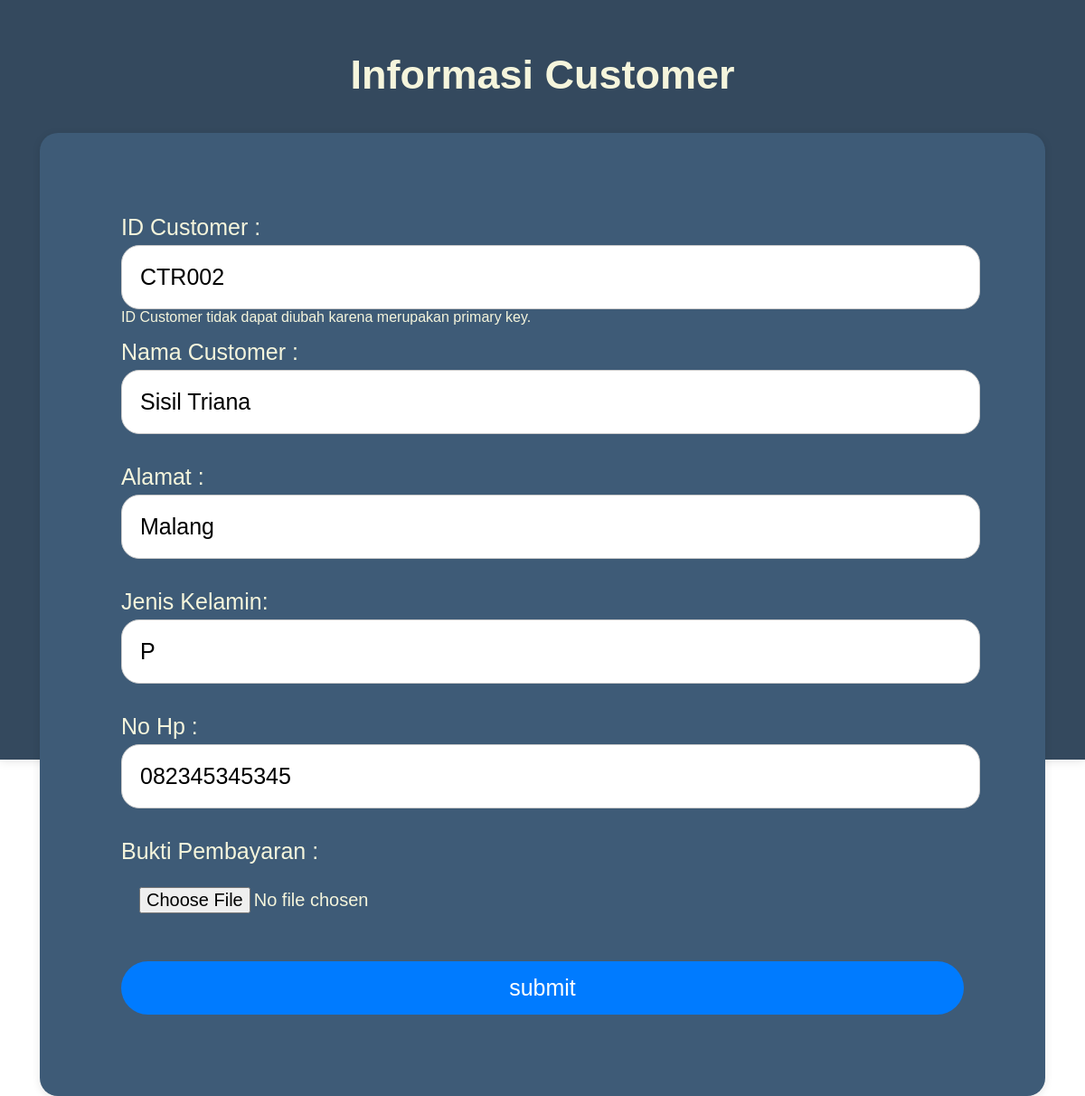
/update.php?idcustomer=CTR002 (signed in), run on the app's committed database.
### tables this page shows
CREATE TABLE `customer` (
  `ID_customer` char(6) NOT NULL,
  `Nama_customer` varchar(100) NOT NULL,
  `Alamat` varchar(50) NOT NULL,
  `Jenis_kelamin` char(1) NOT NULL,
  `No_hp` varchar(16) NOT NULL,
  `Bukti` varchar(255) DEFAULT NULL
);

### function.php (called while the page is built, shortened)
<?php
$hostname = "localhost";
$username = "root";
$password = "";
$database_name = "cafe";
$conn = mysqli_connect($hostname, $username, $password, $database_name);
function query ($query){
    global $conn;
    $result_cust = mysqli_query($conn, $query);
    $rows = [];
    while( $row =  mysqli_fetch_assoc($result_cust)){
        $rows[] = $row;
    }
    return $rows;
}
?>

### update.php (the view, shortened to what this page needs)
<?php
require "function.php";
$id_cust = $_GET["idcustomer"];
$data_cust = query ("SELECT * FROM customer WHERE ID_customer = '$id_cust'")[0];
?>
<!DOCTYPE html>
<html>
    <head>
        <link rel="stylesheet" href="styleupdate.css">
    </head>
    <body>
    <section class="update">
        <h1>Informasi Customer</h1>
        <form action="" method = "post" enctype="multipart/form-data">
        <div>
            <label for="id_cust"> ID Customer :  </label>
            <input type="text" name="id_cust" id="id_cust" value="<?php echo $data_cust["ID_customer"]; ?>" readonly>
            <br>
            <small style="color: beige; font-size:medium">ID Customer tidak dapat diubah karena merupakan primary key.</small>
        </div>
        <div>
            <label for="nama_cust"> Nama Customer :  </label>
            <input type="text" name="nama_cust" id="nama_cust" required value= "<?php echo $data_cust["Nama_customer"]; ?>" >
        </div>
        <br>
        <div>
            <label for="alamat"> Alamat :  </label>
            <input type="text" name="alamat" id="alamat" value="<?php echo $data_cust["Alamat"]; ?>">
        </div>
        <br>
        <div>
            <label for="gender"> Jenis Kelamin:  </label>
            <input type="text" name="gender" id="gender" value="<?php echo $data_cust["Jenis_kelamin"]; ?>">
        </div>
        <br>
        <div>
            <label for="no_hp"> No Hp :  </label>
            <input type="text" name="no_hp" id="no_hp" value="<?php echo $data_cust["No_hp"]; ?>" >
        </div>
        <br>
        <div>
            <label for="gambar"> Bukti Pembayaran :  </label>
            <input type="file" name="gambar" id="gambar">
        </div>
        <br>
        <button type="submit" name="submit">submit</button>
        </form>
    </section>
    </body>
</html>

### styleupdate.css (style rules this page uses)
h1 { text-align: center; font-size: 45px; }
body { height: 100vh; margin: 0; font-family: Arial, sans-serif; overflow: hidden; }
form { background-color: #3e5b77; padding: 90px; border-radius: 20px; box-shadow: 0 2px 10px rgba(0, 0, 0, 0.1); width: full; margin-left: 3vh; margin-right: 3vh; }
.update { margin: 0 auto; padding: 20px; background-color:#34495e; box-shadow: 0 2px 10px rgba(0, 0, 0, 0.1); height: 100%; color:beige; }
div { margin-bottom: 15px; margin-right: 3vh; }
label { display: block; margin-bottom: 5px; font-size: 25px; }
input[type="text"] { width: 100%; padding: 20px; border: 1px solid #ccc; border-radius: 20px; font-size: 25px; }
input[type="file"] { padding :20px; font-size: 20px;; }
button { width: 100%; padding: 15px; background-color: #007bff; color: white; border: none; border-radius: 30px; cursor: pointer; font-size: 25px; }

### data on the page
customer: id_cust "CTR002", nama_cust "Sisil Triana", alamat "Malang", gender "P", no_hp "082345345345"
